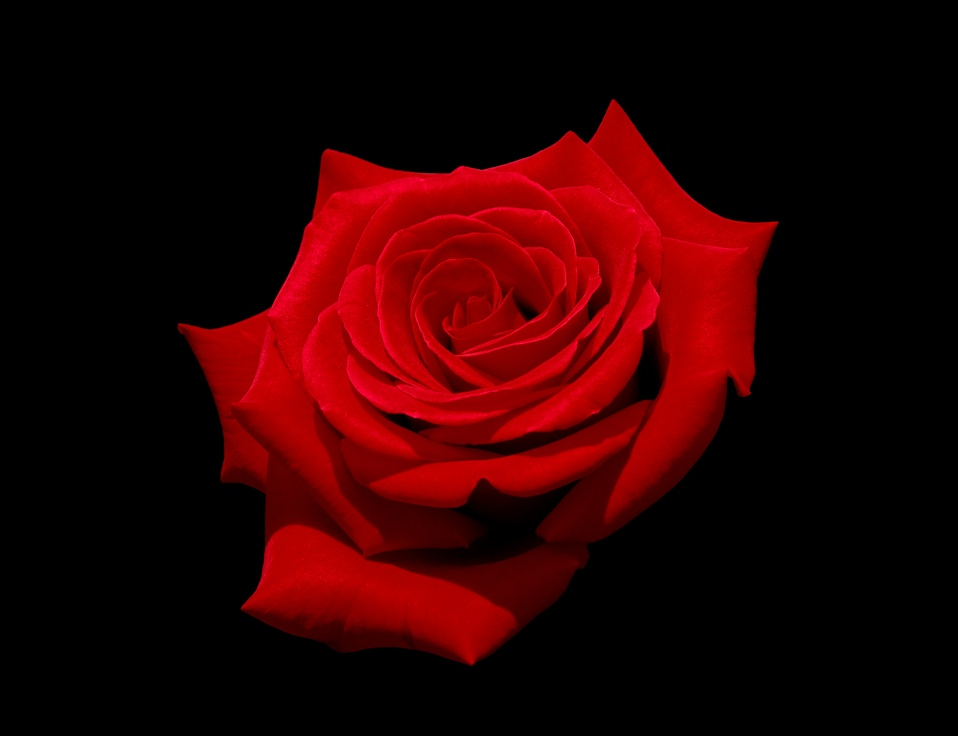
#> input picture DelaunayTriangulation-with-img/red-rose.jpg, 958 x 736 px, shrunk from 3077 x 2365 before the run
$ python image.py
#> lines starting #> are read from the running program, lines starting #| are printed output that depends on the picture
import cv2
import numpy as np

image = cv2.imread("red-rose.jpg")
#> image is the input picture: shape (736, 958, 3); mean B, G, R 1, 0.3, 43.9
gauss_image = cv2.GaussianBlur(image, (43, 43), 0)
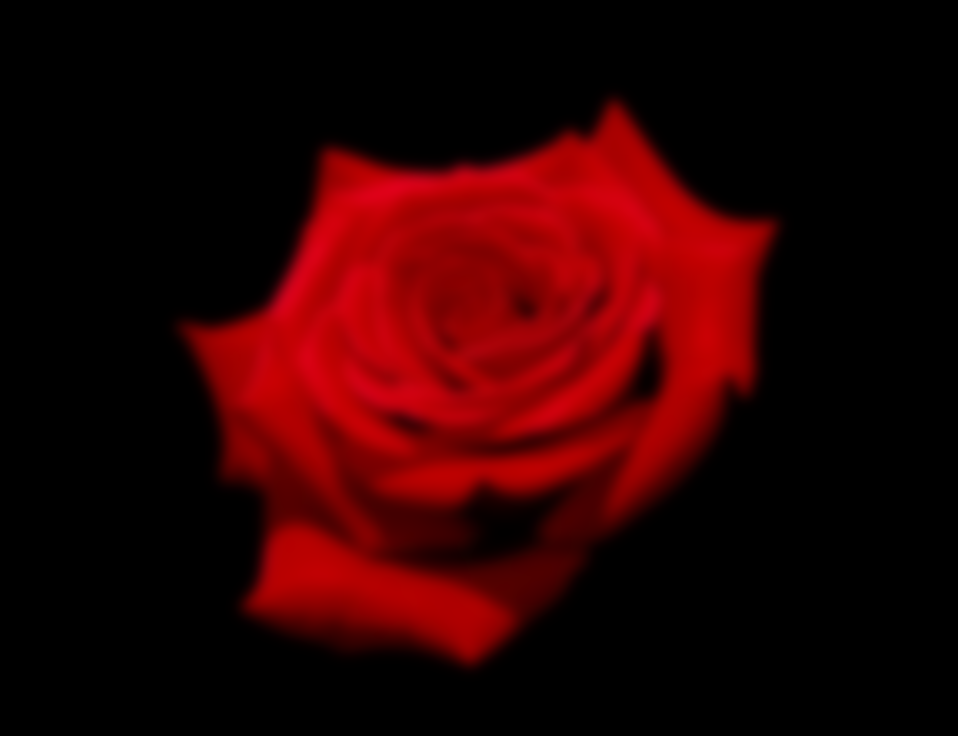
#> gauss_image: shape (736, 958, 3); mean B, G, R 1.1, 0.3, 43.9
_, thresh_image = cv2.threshold(gauss_image, 0, 255, cv2.THRESH_BINARY)
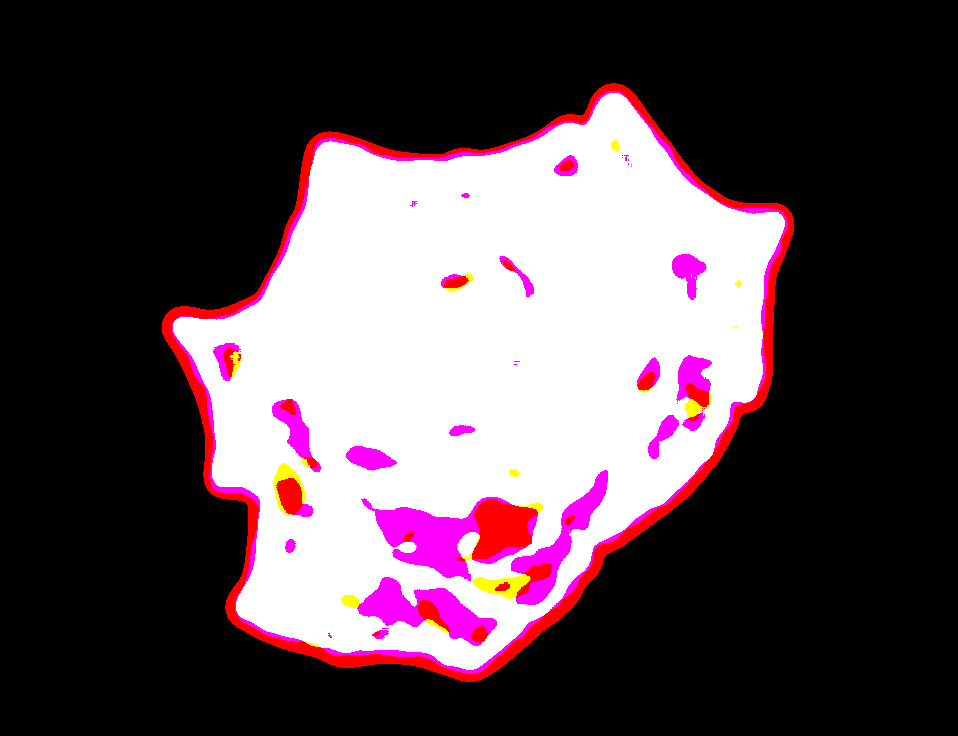
#> thresh_image: shape (736, 958, 3); mean B, G, R 80.3, 72.6, 89.1
cv2.imshow("thresh", thresh_image)

# cv2.imshow("sample", np.hstack((image, gauss_image)))
cv2.waitKey(0)
cv2.destroyAllWindows()
